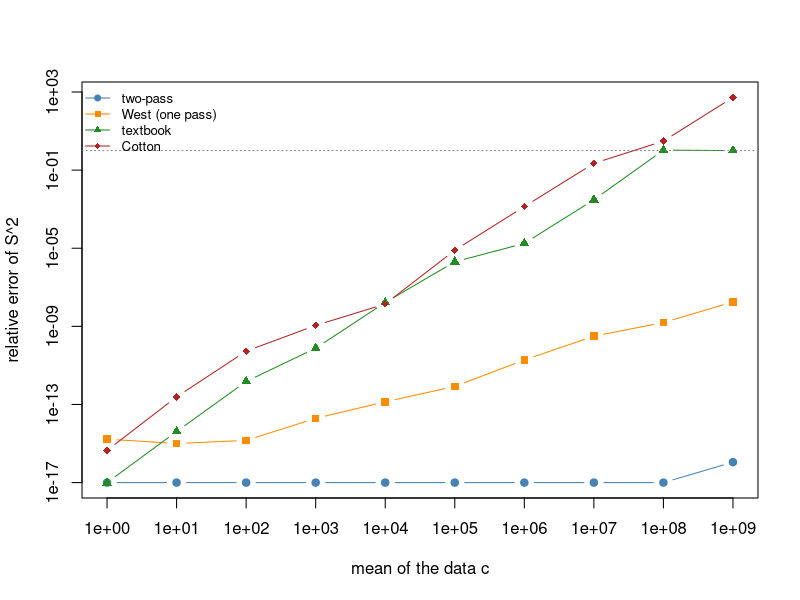

Write the R code that produced this figure.
# Relative error of four sample-variance algorithms when the data have a large mean.
set.seed(0)
z <- rnorm(1000)

two_pass <- function(x) sum((x - mean(x))^2) / (length(x) - 1)
textbook <- function(x) (sum(x^2) - sum(x)^2 / length(x)) / (length(x) - 1)
west <- function(x) {
  m <- x[1]; t <- 0
  for (k in 2:length(x)) {
    d <- x[k] - m
    m <- m + d / k
    t <- t + (k - 1) * d * d / k
  }
  t / (length(x) - 1)
}
cotton <- function(x) {
  m <- x[1]; t <- 0
  for (k in 2:length(x)) {
    m_old <- m
    m <- m + (x[k] - m) / k
    t <- t + x[k]^2 + (k - 1) * m_old^2 - k * m^2
  }
  t / (length(x) - 1)
}

shifts <- 10^(0:9)
err <- sapply(shifts, function(c) {
  x <- z + c
  ref <- two_pass(x - c)   # reference: the shifted data are recovered almost exactly
  sapply(list(two_pass, west, textbook, cotton), function(f) max(abs(f(x) - ref) / ref, 1e-17))
})
matplot(shifts, t(err), log = "xy", type = "b", pch = c(19, 15, 17, 18), lty = 1,
        col = c("steelblue", "darkorange", "forestgreen", "firebrick"),
        xlab = "mean of the data c", ylab = "relative error of S^2")
abline(h = 1, lty = 3, col = "gray50")
legend("topleft", bty = "n", cex = 0.8, legend = c("two-pass", "West (one pass)", "textbook", "Cotton"),
       col = c("steelblue", "darkorange", "forestgreen", "firebrick"), pch = c(19, 15, 17, 18), lty = 1)
